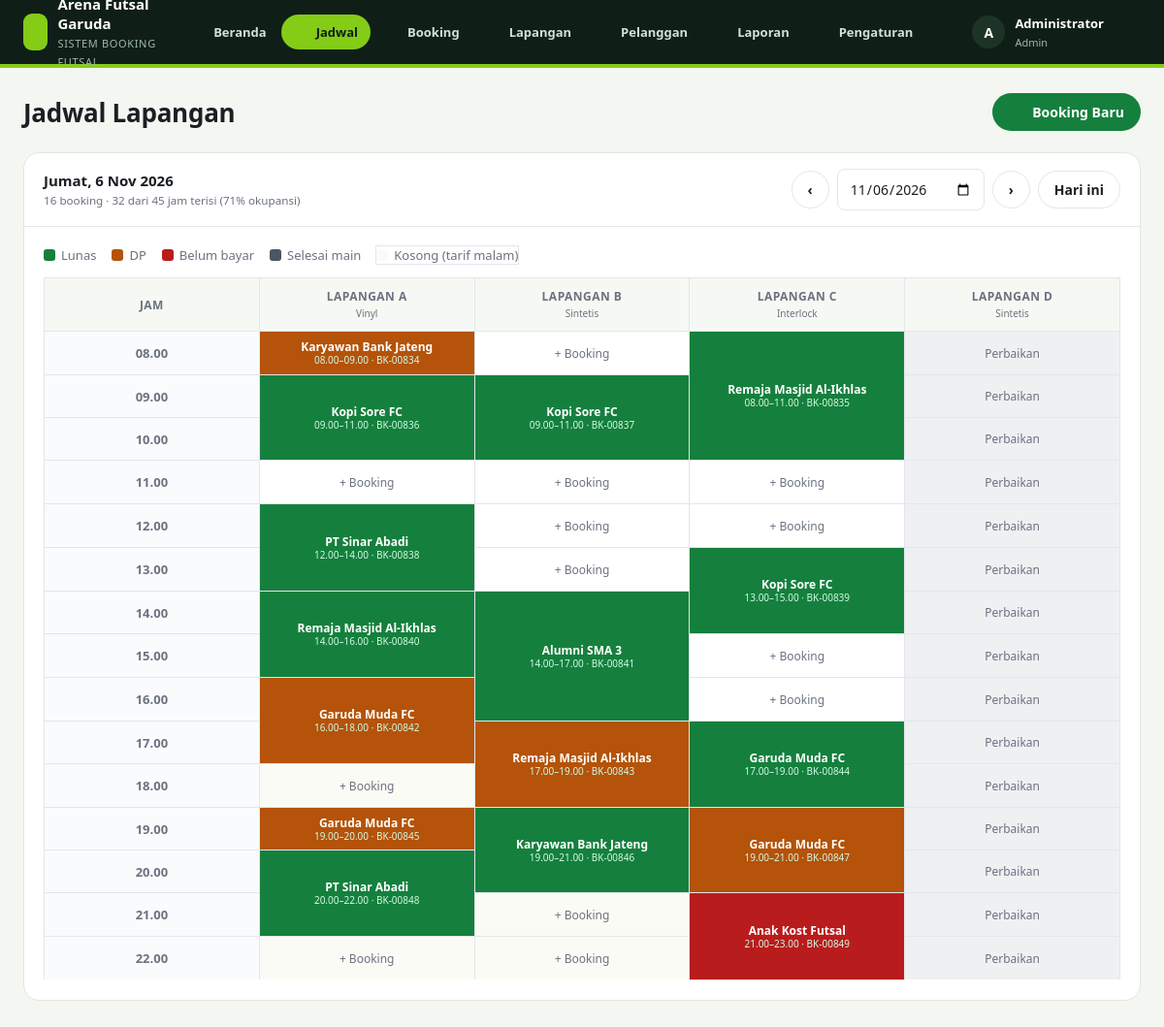
The page /index.php?page=jadwal (signed in) on the database its author committed.
### tables this page shows
CREATE TABLE lapangan (
  id INT AUTO_INCREMENT PRIMARY KEY,
  nama VARCHAR(50) NOT NULL,
  jenis ENUM('Vinyl','Sintetis','Interlock','Parket') NOT NULL DEFAULT 'Sintetis',
  ukuran VARCHAR(30),
  harga_siang INT NOT NULL,
  harga_malam INT NOT NULL,
  status ENUM('aktif','perbaikan') NOT NULL DEFAULT 'aktif',
  keterangan VARCHAR(255),
  created_at TIMESTAMP DEFAULT CURRENT_TIMESTAMP
);

CREATE TABLE pengaturan (
  id INT PRIMARY KEY,
  nama_usaha VARCHAR(100) NOT NULL,
  alamat VARCHAR(255),
  telepon VARCHAR(30),
  jam_buka TINYINT NOT NULL DEFAULT 8,
  jam_tutup TINYINT NOT NULL DEFAULT 23,
  jam_malam TINYINT NOT NULL DEFAULT 17,
  min_dp_persen TINYINT NOT NULL DEFAULT 50
);

CREATE TABLE pelanggan (
  id INT AUTO_INCREMENT PRIMARY KEY,
  nama VARCHAR(100) NOT NULL,
  telepon VARCHAR(20) NOT NULL UNIQUE,
  nama_tim VARCHAR(100),
  member TINYINT(1) NOT NULL DEFAULT 0,
  created_at TIMESTAMP DEFAULT CURRENT_TIMESTAMP
);

CREATE TABLE booking (
  id INT AUTO_INCREMENT PRIMARY KEY,
  kode VARCHAR(20) NOT NULL UNIQUE,
  lapangan_id INT NOT NULL,
  pelanggan_id INT NOT NULL,
  user_id INT,
  tanggal DATE NOT NULL,
  jam_mulai TINYINT NOT NULL,
  jam_selesai TINYINT NOT NULL,
  jam_siang TINYINT NOT NULL DEFAULT 0,
  jam_malam TINYINT NOT NULL DEFAULT 0,
  total INT NOT NULL,
  dibayar INT NOT NULL DEFAULT 0,
  status ENUM('dipesan','selesai','batal') NOT NULL DEFAULT 'dipesan',
  catatan VARCHAR(255),
  created_at TIMESTAMP DEFAULT CURRENT_TIMESTAMP,
  INDEX idx_jadwal (lapangan_id, tanggal),
  FOREIGN KEY (lapangan_id) REFERENCES lapangan(id),
  FOREIGN KEY (pelanggan_id) REFERENCES pelanggan(id),
  FOREIGN KEY (user_id) REFERENCES users(id) ON DELETE SET NULL
);

### index.php (called while the page is built, shortened)
<?php
require __DIR__ . '/includes/bootstrap.php';
$routes = [
    'login'           => 'pages/login.php',
    'logout'          => 'pages/logout.php',
    'publik'          => 'pages/publik.php',
    'dashboard'       => 'pages/dashboard.php',
    'jadwal'          => 'pages/jadwal.php',
    'booking'         => 'pages/booking/index.php',
    'booking.baru'    => 'pages/booking/baru.php',
    'booking.bayar'   => 'pages/booking/bayar.php',
    'booking.status'  => 'pages/booking/status.php',
    'booking.struk'   => 'pages/booking/struk.php',
    'lapangan'        => 'pages/lapangan/index.php',
    'lapangan.form'   => 'pages/lapangan/form.php',
    'pelanggan'       => 'pages/pelanggan/index.php',
    'pelanggan.form'  => 'pages/pelanggan/form.php',
    'laporan'         => 'pages/laporan.php',
    'pengaturan'      => 'pages/pengaturan.php',
];
$page = $_GET['page'] ?? 'dashboard';
require __DIR__ . '/' . $routes[$page];

### pages/jadwal.php (the view, shortened to what this page needs)
<?php
$tanggal = $_GET['tanggal'] ?? date('Y-m-d');
$set = setting();
$lapangan = q('SELECT * FROM lapangan ORDER BY nama')->fetchAll();
$rows = q("SELECT b.*, p.nama, p.nama_tim FROM booking b JOIN pelanggan p ON p.id = b.pelanggan_id
           WHERE b.tanggal = ? AND b.status <> 'batal'", [$tanggal])->fetchAll();
$peta = [];
$tertutup = [];
foreach ($rows as $b) {
    $peta[$b['lapangan_id']][$b['jam_mulai']] = $b;
    for ($h = $b['jam_mulai'] + 1; $h < $b['jam_selesai']; $h++) $tertutup[$b['lapangan_id']][$h] = true;
}
$terisi = array_sum(array_map(fn ($b) => $b['jam_selesai'] - $b['jam_mulai'], $rows));
$aktif = count(array_filter($lapangan, fn ($l) => $l['status'] === 'aktif'));
$kapasitas = max(1, $aktif * ($set['jam_tutup'] - $set['jam_buka']));
$lalu = $tanggal < date('Y-m-d');
$hari = ['Minggu', 'Senin', 'Selasa', 'Rabu', 'Kamis', 'Jumat', 'Sabtu'][date('w', strtotime($tanggal))];
$actions = '<a href="' . url('booking.baru', ['tanggal' => $tanggal]) . '" class="btn btn-primary">' . icon('plus', 16) . ' Booking Baru</a>';
require __DIR__ . '/../includes/header.php';
?>
<div class="card">
    <div class="card-head">
        <div>
            <h2><?= $hari ?>, <?= tgl($tanggal) ?></h2>
            <small class="muted"><?= count($rows) ?> booking · <?= $terisi ?> dari <?= $kapasitas ?> jam terisi (<?= round($terisi / $kapasitas * 100) ?>% okupansi)</small>
        </div>
        <form class="date-nav" method="get">
            <a class="btn btn-light" href="<?= url('jadwal', ['tanggal' => date('Y-m-d', strtotime("$tanggal -1 day"))]) ?>">&lsaquo;</a>
            <input type="date" name="tanggal" value="<?= e($tanggal) ?>" onchange="this.form.submit()">
            <a class="btn btn-light" href="<?= url('jadwal', ['tanggal' => date('Y-m-d', strtotime("$tanggal +1 day"))]) ?>">&rsaquo;</a>
            <a class="btn btn-light" href="<?= url('jadwal') ?>">Hari ini</a>
        </form>
    </div>
    <div class="card-body">
        <div class="legend" style="margin-bottom:14px">
            <span style="--c:var(--primary)">Lunas</span>
            <span style="--c:#b45309">DP</span>
            <span style="--c:#b91c1c">Belum bayar</span>
            <span style="--c:#4b5563">Selesai main</span>
            <span style="--c:#fbfbf6;outline:1px solid var(--border)">Kosong (tarif malam)</span>
        </div>
        <div class="schedule">
            <table>
                <thead><tr><th>Jam</th>
                    <?php foreach ($lapangan as $l): ?>
                        <th><?= e($l['nama']) ?><br><small class="muted" style="text-transform:none;letter-spacing:0;font-weight:500"><?= e($l['jenis']) ?></small></th>
                    <?php endforeach; ?>
                </tr></thead>
                <tbody>
                <?php for ($h = (int) $set['jam_buka']; $h < (int) $set['jam_tutup']; $h++): ?>
                    <tr>
                        <td class="time"><?= jam($h) ?></td>
                        <?php foreach ($lapangan as $l):
                            if (!empty($tertutup[$l['id']][$h])) continue;
                            $b = $peta[$l['id']][$h] ?? null;
                            if ($b):
                                $durasi = $b['jam_selesai'] - $b['jam_mulai'];
                                $kelas = $b['status'] === 'selesai' ? 'selesai' : ($b['dibayar'] >= $b['total'] ? '' : ($b['dibayar'] > 0 ? 'dp' : 'belum')); ?>
                                <td rowspan="<?= $durasi ?>" class="slot-booked <?= $kelas ?>">
                                    <a href="<?= url('booking', ['cari' => $b['kode']]) ?>">
                                        <strong><?= e($b['nama_tim'] ?: $b['nama']) ?></strong>
                                        <small><?= jam($b['jam_mulai']) ?>–<?= jam($b['jam_selesai']) ?> · <?= e($b['kode']) ?></small>
                                    </a>
                                </td>
                            <?php elseif ($l['status'] !== 'aktif'): ?>
                                <td class="slot-off">Perbaikan</td>
                            <?php elseif ($lalu): ?>
                                <td class="slot-off"></td>
                            <?php else: ?>
                                <td class="slot-free <?= $h >= $set['jam_malam'] ? 'night' : '' ?>">
                                    <a href="<?= url('booking.baru', ['lapangan' => $l['id'], 'tanggal' => $tanggal, 'mulai' => $h]) ?>">+ Booking</a>
                                </td>
                            <?php endif; ?>
                        <?php endforeach; ?>
                    </tr>
                <?php endfor; ?>
                </tbody>
            </table>
        </div>
    </div>
</div>
<?php require __DIR__ . '/../includes/footer.php'; ?>

### assets/css/style.css (style rules this page uses)
:root { --bg: #f4f5f7; --surface: #ffffff; --border: #e3e6ea; --text: #1b1f24; --muted: #6b7280; --primary: #15803d; --primary-dark: #116632; --primary-soft: #e3f4e8; --green: #15803d; --green-soft: #e7f6ec; --blue: #1f4fd8; --blue-soft: #e8eefc; --amber: #b45309; --amber-soft: #fdf3e2; --red: #b91c1c; --red-soft: #fdeaea; --gray: #4b5563; --gray-soft: #eef0f2; --sidebar: #0f1f17; --radius: 10px; }
* { box-sizing: border-box; }
body { margin: 0; font-family: -apple-system, "Segoe UI", Roboto, "Helvetica Neue", Arial, sans-serif; font-size: 14px; color: var(--text); background: var(--bg); }
a { color: var(--primary); text-decoration: none; }
.muted { color: var(--muted); }
.card { background: var(--surface); border: 1px solid var(--border); border-radius: var(--radius); }
.card-head { display: flex; justify-content: space-between; align-items: center; padding: 16px 20px; border-bottom: 1px solid var(--border); gap: 12px; flex-wrap: wrap; }
.card-head h2 { font-size: 15px; margin: 0; }
.card-body { padding: 20px; }
.btn { display: inline-flex; align-items: center; gap: 8px; padding: 9px 16px; border-radius: 8px; border: 1px solid transparent; font: inherit; font-weight: 600; cursor: pointer; white-space: nowrap; }
.btn-primary { background: var(--primary); color: #fff; }
.btn-light { background: var(--surface); border-color: var(--border); color: var(--text); }
table { width: 100%; border-collapse: collapse; }
th, td { padding: 12px 20px; text-align: left; border-bottom: 1px solid var(--border); vertical-align: middle; }
th { font-size: 12px; text-transform: uppercase; letter-spacing: .04em; color: var(--muted); font-weight: 600; background: #fafbfc; }
tr:last-child td { border-bottom: 0; }
td strong { display: block; }
td small { color: var(--muted); }
input[type=text], input[type=number], input[type=date], input[type=password], input[type=search], select, textarea { width: 100%; padding: 10px 12px; border: 1px solid var(--border); border-radius: 8px; font: inherit; background: #fff; color: var(--text); }
.schedule { overflow-x: auto; }
.schedule table { min-width: 720px; table-layout: fixed; }
.schedule th, .schedule td { padding: 0; border: 1px solid var(--border); text-align: center; height: 44px; }
.schedule th { padding: 10px 6px; }
.schedule td.time { width: 78px; font-weight: 600; color: var(--muted); font-size: 13px; background: #fafbfc; }
.slot-free a { display: flex; height: 44px; align-items: center; justify-content: center; color: var(--muted); font-size: 12px; }
.slot-free.night { background: #fbfbf6; }
.slot-booked { background: var(--primary); color: #fff; font-size: 12px; padding: 4px 6px !important; vertical-align: middle; line-height: 1.25; }
.slot-booked a { color: #fff; display: block; }
.slot-booked small { color: #d1fae5; display: block; }
.slot-booked.dp { background: #b45309; }
.slot-booked.belum { background: #b91c1c; }
.slot-off { background: #eef0f2; color: var(--muted); font-size: 12px; }
.legend { display: flex; gap: 16px; flex-wrap: wrap; font-size: 13px; color: var(--muted); }
.legend span::before { content: ""; display: inline-block; width: 12px; height: 12px; border-radius: 3px; margin-right: 6px; vertical-align: -1px; background: var(--c); }
.date-nav { display: flex; gap: 8px; align-items: center; }
.date-nav input { width: auto; }
body.topnav-layout { background: #f3f6f1; font-family: "Trebuchet MS", "Segoe UI", system-ui, sans-serif; }
.topnav-layout .card { border-radius: 16px; border-color: #e1e8dc; }
.topnav-layout .btn { border-radius: 999px; }
.topnav-layout th { background: #f6f9f3; }

### rows shown on the page
lapangan: nama "LAPANGAN A", jenis "Vinyl", id.nama_tim "Karyawan Bank Jateng", id.jam_mulai "08.00", id.jam_selesai "09.00", id.kode "BK-00834", id.nama_tim "Kopi Sore FC", id.jam_mulai "09.00", id.jam_selesai "11.00", id.kode "BK-00836", id.nama_tim "PT Sinar Abadi", id.jam_mulai "12.00", id.jam_selesai "14.00", id.kode "BK-00838", id.nama_tim "Remaja Masjid Al-Ikhlas", id.jam_mulai "14.00", id.jam_selesai "16.00", id.kode "BK-00840", id.nama_tim "Garuda Muda FC", id.jam_mulai "16.00", id.jam_selesai "18.00", id.kode "BK-00842", id.jam_mulai "19.00", id.jam_selesai "20.00", id.kode "BK-00845", id.jam_mulai "20.00", id.jam_selesai "22.00", id.kode "BK-00848"
lapangan: nama "LAPANGAN B", jenis "Sintetis", id.nama_tim "Kopi Sore FC", id.jam_mulai "09.00", id.jam_selesai "11.00", id.kode "BK-00837", id.nama_tim "Alumni SMA 3", id.jam_mulai "14.00", id.jam_selesai "17.00", id.kode "BK-00841", id.nama_tim "Remaja Masjid Al-Ikhlas", id.jam_mulai "17.00", id.jam_selesai "19.00", id.kode "BK-00843", id.nama_tim "Karyawan Bank Jateng", id.jam_mulai "19.00", id.jam_selesai "21.00", id.kode "BK-00846"
lapangan: nama "LAPANGAN C", jenis "Interlock", id.nama_tim "Remaja Masjid Al-Ikhlas", id.jam_mulai "08.00", id.jam_selesai "11.00", id.kode "BK-00835", id.nama_tim "Kopi Sore FC", id.jam_mulai "13.00", id.jam_selesai "15.00", id.kode "BK-00839", id.nama_tim "Garuda Muda FC", id.jam_mulai "17.00", id.jam_selesai "19.00", id.kode "BK-00844", id.jam_mulai "19.00", id.jam_selesai "21.00", id.kode "BK-00847", id.nama_tim "Anak Kost Futsal", id.jam_mulai "21.00", id.jam_selesai "23.00", id.kode "BK-00849"
lapangan: nama "LAPANGAN D", jenis "Sintetis", status "Perbaikan"
pengaturan: jam_buka "08.00"

### other values the page prints
$label "Beranda"
$label "Jadwal"
$label "Booking"
$label "Lapangan"
$label "Pelanggan"
$label "Laporan"
$label "Pengaturan"
substr(user()['nama'], 0, 1) "A"
user()['nama'] "Administrator"
user()['role'] "Admin"
$title "Jadwal Lapangan"
$hari "Jumat"
tgl($tanggal) "6 Nov 2026"
count($rows) "16"
$terisi "32"
